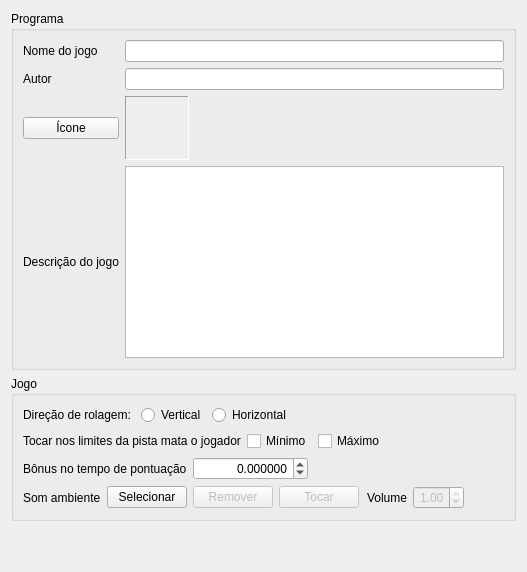
      <widget class="QWidget" name="tabGame">
       <property name="enabled">
        <bool>true</bool>
       </property>
       <property name="toolTip">
        <string/>
       </property>
       <property name="statusTip">
        <string>Definir propriedades do jogo</string>
       </property>
       <attribute name="title">
        <string>Jogo</string>
       </attribute>
       <layout class="QVBoxLayout" name="verticalLayout_10">
        <item>
         <widget class="QGroupBox" name="groupBox_Software">
          <property name="title">
           <string>Programa</string>
          </property>
          <layout class="QGridLayout" name="gridLayout_17">
           <item row="1" column="0">
            <widget class="QLabel" name="label_Author">
             <property name="text">
              <string>Autor</string>
             </property>
            </widget>
           </item>
           <item row="2" column="0">
            <widget class="QPushButton" name="pushButton_IconSelect">
             <property name="text">
              <string>Ícone</string>
             </property>
            </widget>
           </item>
           <item row="0" column="1">
            <widget class="QLineEdit" name="lineEdit_GameName"/>
           </item>
           <item row="0" column="0">
            <widget class="QLabel" name="label_GameName">
             <property name="text">
              <string>Nome do jogo</string>
             </property>
            </widget>
           </item>
           <item row="3" column="0">
            <widget class="QLabel" name="label_GameDescription">
             <property name="text">
              <string>Descrição do jogo</string>
             </property>
            </widget>
           </item>
           <item row="1" column="1">
            <widget class="QLineEdit" name="lineEdit_Author"/>
           </item>
           <item row="2" column="1">
            <layout class="QHBoxLayout" name="horizontalLayout">
             <item>
              <widget class="QLabel" name="label_GameIcon">
               <property name="minimumSize">
                <size>
                 <width>64</width>
                 <height>64</height>
                </size>
               </property>
               <property name="baseSize">
                <size>
                 <width>64</width>
                 <height>64</height>
                </size>
               </property>
               <property name="autoFillBackground">
                <bool>true</bool>
               </property>
               <property name="frameShape">
                <enum>QFrame::Panel</enum>
               </property>
               <property name="frameShadow">
                <enum>QFrame::Sunken</enum>
               </property>
               <property name="text">
                <string/>
               </property>
               <property name="scaledContents">
                <bool>true</bool>
               </property>
              </widget>
             </item>
             <item>
              <spacer name="horizontalSpacer_12">
               <property name="orientation">
                <enum>Qt::Horizontal</enum>
               </property>
               <property name="sizeHint" stdset="0">
                <size>
                 <width>40</width>
                 <height>20</height>
                </size>
               </property>
              </spacer>
             </item>
            </layout>
           </item>
           <item row="3" column="1">
            <widget class="QPlainTextEdit" name="plainTextEdit_GameDescription"/>
           </item>
          </layout>
         </widget>
        </item>
        <item>
         <widget class="QGroupBox" name="groupBox_Game">
          <property name="title">
           <string>Jogo</string>
          </property>
          <layout class="QVBoxLayout" name="verticalLayout_2">
           <item>
            <layout class="QHBoxLayout" name="horizontalLayout_7">
             <item>
              <widget class="QLabel" name="label_ScrollDirection">
               <property name="text">
                <string>Direção de rolagem: </string>
               </property>
              </widget>
             </item>
             <item>
              <widget class="QRadioButton" name="radioButton_VertialScrolling">
               <property name="text">
                <string>Vertical</string>
               </property>
              </widget>
             </item>
             <item>
              <widget class="QRadioButton" name="radioButton_HorizontalScrolling">
               <property name="text">
                <string>Horizontal</string>
               </property>
              </widget>
             </item>
             <item>
              <spacer name="horizontalSpacer_5">
               <property name="orientation">
                <enum>Qt::Horizontal</enum>
               </property>
               <property name="sizeHint" stdset="0">
                <size>
                 <width>40</width>
                 <height>20</height>
                </size>
               </property>
              </spacer>
             </item>
            </layout>
           </item>
           <item>
            <layout class="QHBoxLayout" name="horizontalLayout_8">
             <item>
              <widget class="QLabel" name="label_TrackKills">
               <property name="text">
                <string>Tocar nos limites da pista mata o jogador</string>
               </property>
              </widget>
             </item>
             <item>
              <widget class="QCheckBox" name="checkBox_TrackMinimumKills">
               <property name="text">
                <string>Mínimo</string>
               </property>
              </widget>
             </item>
             <item>
              <widget class="QCheckBox" name="checkBox_TrackMaximumKills">
               <property name="text">
                <string>Máximo</string>
               </property>
              </widget>
             </item>
             <item>
              <spacer name="horizontalSpacer">
               <property name="orientation">
                <enum>Qt::Horizontal</enum>
               </property>
               <property name="sizeHint" stdset="0">
                <size>
                 <width>40</width>
                 <height>20</height>
                </size>
               </property>
              </spacer>
             </item>
            </layout>
           </item>
           <item>
            <layout class="QHBoxLayout" name="horizontalLayout_15">
             <item>
              <widget class="QLabel" name="label_ScoreTimeBonus">
               <property name="text">
                <string>Bônus no tempo de pontuação</string>
               </property>
              </widget>
             </item>
             <item>
              <widget class="QDoubleSpinBox" name="doubleSpinBox_ScoreTimeBonus">
               <property name="sizePolicy">
                <sizepolicy hsizetype="Maximum" vsizetype="Fixed">
                 <horstretch>0</horstretch>
                 <verstretch>0</verstretch>
                </sizepolicy>
               </property>
               <property name="minimumSize">
                <size>
                 <width>60</width>
                 <height>0</height>
                </size>
               </property>
               <property name="alignment">
                <set>Qt::AlignRight|Qt::AlignTrailing|Qt::AlignVCenter</set>
               </property>
               <property name="decimals">
                <number>6</number>
               </property>
               <property name="minimum">
                <double>-999999.999998999992386</double>
               </property>
               <property name="maximum">
                <double>999999.999998999992386</double>
               </property>
              </widget>
             </item>
             <item>
              <spacer name="horizontalSpacer_8">
               <property name="orientation">
                <enum>Qt::Horizontal</enum>
               </property>
               <property name="sizeHint" stdset="0">
                <size>
                 <width>40</width>
                 <height>20</height>
                </size>
               </property>
              </spacer>
             </item>
            </layout>
           </item>
           <item>
            <layout class="QHBoxLayout" name="horizontalLayout_17">
             <item>
              <widget class="QLabel" name="label_AmbienceSound">
               <property name="text">
                <string>Som ambiente</string>
               </property>
              </widget>
             </item>
             <item>
              <widget class="QPushButton" name="pushButton_AmbienceSoundSelect">
               <property name="text">
                <string>Selecionar</string>
               </property>
              </widget>
             </item>
             <item>
              <widget class="QPushButton" name="pushButton_AmbienceSoundRemove">
               <property name="enabled">
                <bool>false</bool>
               </property>
               <property name="text">
                <string>Remover</string>
               </property>
              </widget>
             </item>
             <item>
              <widget class="QPushButton" name="pushButton_AmbienceSoundPlay">
               <property name="enabled">
                <bool>false</bool>
               </property>
               <property name="text">
                <string>Tocar</string>
               </property>
              </widget>
             </item>
             <item>
              <widget class="QLabel" name="label_AmbienceSoundVolume">
               <property name="text">
                <string>Volume</string>
               </property>
               <property name="indent">
                <number>2</number>
               </property>
              </widget>
             </item>
             <item>
              <widget class="QDoubleSpinBox" name="doubleSpinBox_AmbienceSoundVolume">
               <property name="enabled">
                <bool>false</bool>
               </property>
               <property name="alignment">
                <set>Qt::AlignRight|Qt::AlignTrailing|Qt::AlignVCenter</set>
               </property>
               <property name="maximum">
                <double>1.000000000000000</double>
               </property>
               <property name="singleStep">
                <double>0.100000000000000</double>
               </property>
               <property name="value">
                <double>1.000000000000000</double>
               </property>
              </widget>
             </item>
             <item>
              <spacer name="horizontalSpacer_4">
               <property name="orientation">
                <enum>Qt::Horizontal</enum>
               </property>
               <property name="sizeHint" stdset="0">
                <size>
                 <width>40</width>
                 <height>20</height>
                </size>
               </property>
              </spacer>
             </item>
            </layout>
           </item>
          </layout>
         </widget>
        </item>
        <item>
         <spacer name="verticalSpacer">
          <property name="orientation">
           <enum>Qt::Vertical</enum>
          </property>
          <property name="sizeHint" stdset="0">
           <size>
            <width>20</width>
            <height>40</height>
           </size>
          </property>
         </spacer>
        </item>
       </layout>
      </widget>
